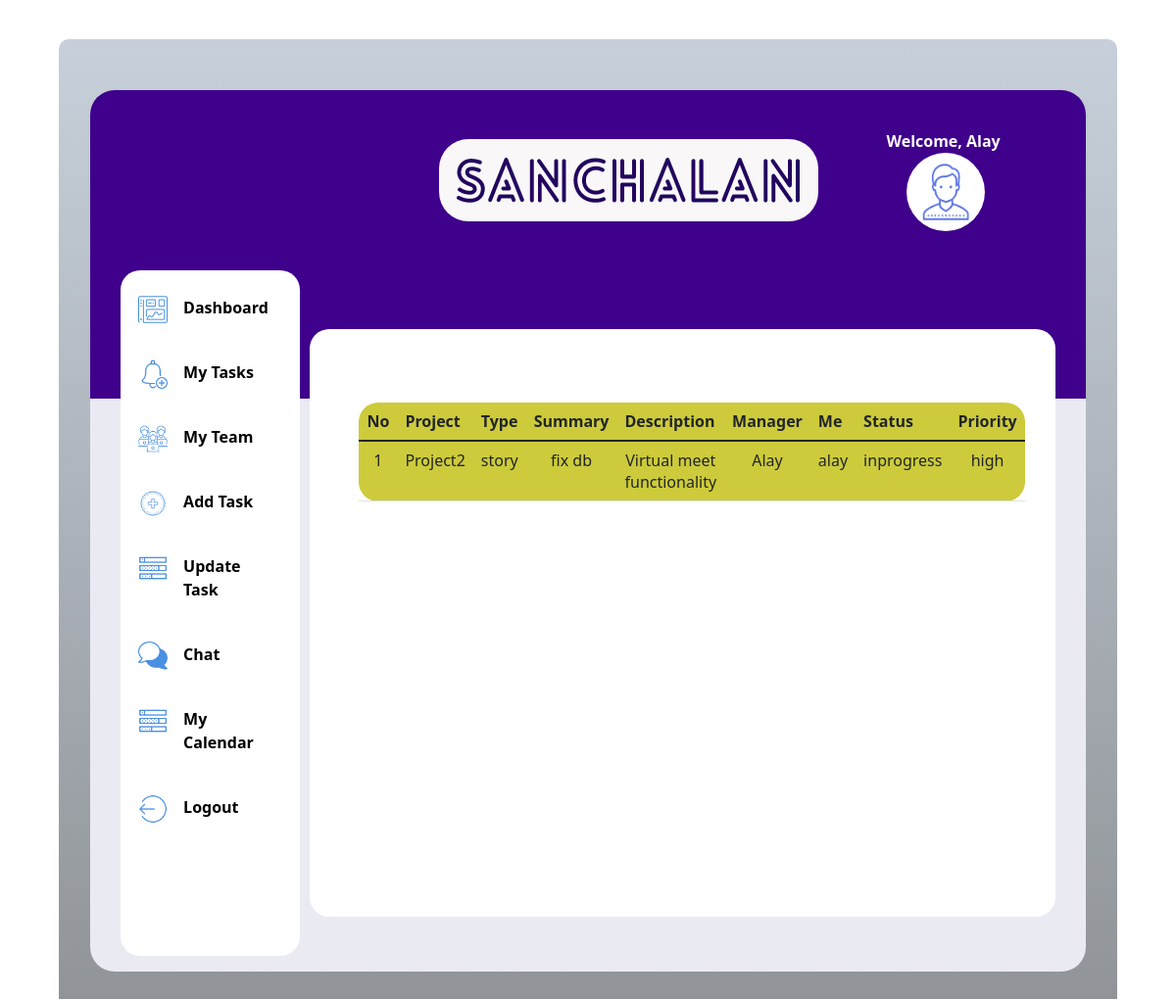
The page /tasks on the database its author committed.
### tables this page shows
CREATE TABLE issue(srno INTEGER PRIMARY KEY AUTOINCREMENT,project TEXT,issue_type TEXT,summary TEXT,description TEXT,manager TEXT, assigned_to TEXT, status TEXT,priority text);

### routes.py (the view)
@app.route("/tasks")
def tasks():
    tasks=issues.mytasks("alay")
    return render_template('tasks.html',tasks=tasks)

### issues.py (called while the page is built)
def mytasks(name):
    conn=sqlite3.connect('lite.db')
    cur=conn.cursor()
    cur.execute('select * from issue where assigned_to=(?) order by status desc',(name,))
    data=cur.fetchall()
    return data

### templates/tasks.html (shortened to what this page needs)
<html>
    <head>
        <link href="https://cdn.jsdelivr.net/npm/bootstrap@5.1.3/dist/css/bootstrap.min.css" rel="stylesheet">
        <link rel="stylesheet" href="../static/styles/allpages.css">
    </head>
    <body>
        <div class="outerpage">
            <div class="webpage">
                <div class="login">
                    Welcome, Alay
                    <img src="../static/images/person.png" alt="">
                </div>
                <div class="logo">
                    <img id="logoimg" src="../static/images/logo.png" alt="logo">
                </div>
                <div class="sidebar">
                    <div class="dashpic" >
                        <img src="../static/images/icons8-dashboard-60.png" alt="1">
                        <a href="/dashboard">Dashboard</a>
                    </div>
                    <div class="dashpic">
                        <img src="../static/images/icons8-add-reminder-50.png" alt="1">
                        <a href="/tasks">My Tasks</a>
                    </div>
                    <div class="dashpic">
                        <img src="../static/images/icons8-team-58.png" alt="1">
                        <a href="team">My Team</a>
                    </div>
                    <div class="dashpic">
                        <img src="../static/images/icons8-add-80.png" alt="1">
                        <a href="/add">Add Task</a>
                    </div>
                    <div class="dashpic">
                        <img src="../static/images/icons8-tasks-50.png" alt="1">
                        <a href="/update">Update Task</a>
                    </div>
                    <div class="dashpic">
                        <img src="../static/images/icons8-chat-50.png" alt="1">
                        <a href="/chat">Chat</a>
                    </div>
                    <div class="dashpic">
                        <img src="../static/images/icons8-tasks-50.png" alt="1">
                        <a href="/calendar">My Calendar</a>
                    </div>
                    <div class="dashpic">
                        <img src="../static/images/icons8-logout-rounded-left-50.png" alt="1">
                        <a href="/login">Logout</a>
                    </div>
                </div>
                <div class="mainpage">
                    <table class="table">
                        <thead>
                            <tr>
                                <th scope="col">No</th>
                              <th scope="col">Project</th>
                              <th scope="col">Type</th>
                              <th scope="col">Summary</th>
                              <th scope="col">Description</th>
                              <th scope="col">Manager</th>
                              <th scope="col">Me</th>
                              <th scope="col">Status</th>
                              <th scope="col">Priority</th>
                            </tr>
                          </thead>
                        {%for t in tasks%}
                        <tr>
                            {%for i in t%}
                            <td>{{i}}</td>
                            {%endfor%}
                        </tr>
                        {%endfor%}
                    </table>
                </div>
            </div>
        </div>
        </body>
</html>

### static/styles/allpages.css (style rules this page uses)
.outerpage { height: 1000px; width: 90%; background-image: linear-gradient(#c7d0da,#8f9397); border-radius: 10px; padding-top: 50px; margin: 40px 5%; }
.webpage { height: 900px; width: 94%; background: linear-gradient( #3f008b 0%, #3f008b 35%, #eaeaf3 35%, #eaeaf3 100% ); margin-left: 3%; margin-top: 2px; margin-right: 3% ; border-radius: 25px; }
.sidebar { height: 700px; width: 18%; float: left; margin-top: 40px; margin-left: 3%; border-radius: 20px; background-color: white; }
.sidebar a { color: black; margin-right: 25px; padding: 16px; text-decoration: none; font-weight: bold; }
.dashpic { display: flex; color: black; border-radius: 50px; margin: 10px 0; }
.dashpic img { margin-left: 10%; margin-top: 15px; width: 30px; height: 30px; }
.login img { margin-left: 10%; width: 80px; height: 80px; border-radius: 50px; }
.mainpage { font-weight: bold; height: 600px; width: 75%; float: left; border-radius: 20px; margin-top: 100px; margin-right: 2%; margin-left: 1%; background-color: white; padding: 0% 5%; overflow: scroll; }
.login { height: 50px; width: 20%; margin-left: 80%; padding-top: 40px; color: white; font-weight: bold; }
table { padding: 5px; width: 100%; margin-top: 75px; border-collapse:collapse; background-color: rgba(202, 200, 45, 0.932); border-radius: 20px; }
td { height: 30px; padding: 5px; margin: 5px; border-collapse:collapse; text-align: center; }
.logo { margin-left: 35%; margin-bottom: 10px; }
#logoimg { border-radius: 30px; }

### rows shown on the page
issue: t "1", project "Project2", issue_type "story", summary "fix db", description "Virtual meet functionality", manager "Alay", assigned_to "alay", status "inprogress", priority "high"
